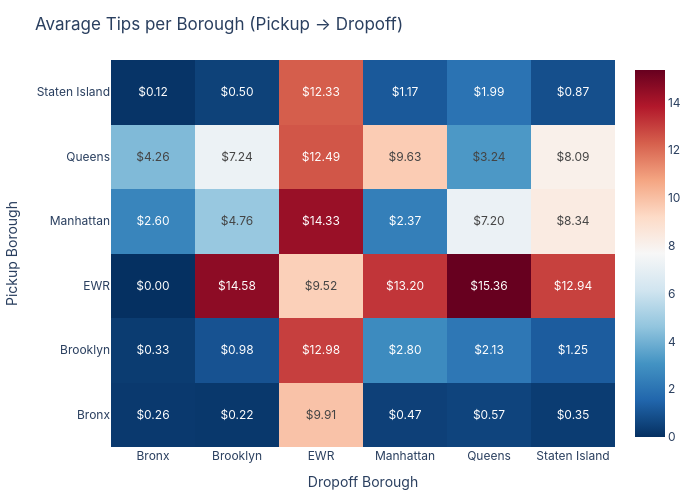

Notebook cell for this chart:
### Code cell
temp_01_heatmap_borough_tips_simple(df, None)

#temp_01_heatmap_borough_tips_simple(None, TABLES_DIR / "temp_01_heatmap_borough_tips_simple.csv")

### Figure 1 — Plotly figure (JSON) as saved in the notebook; plotly's stock layout.template omitted (floating-point values rounded to 4 significant figures)
{"data": [{"colorscale": [[0, "rgb(5,48,97)"], [0.1, "rgb(33,102,172)"], [0.2, "rgb(67,147,195)"], [0.3, "rgb(146,197,222)"], [0.4, "rgb(209,229,240)"], [0.5, "rgb(247,247,247)"], [0.6, "rgb(253,219,199)"], [0.7, "rgb(244,165,130)"], [0.8, "rgb(214,96,77)"], [0.9, "rgb(178,24,43)"], [1, "rgb(103,0,31)"]], "hovertemplate": "Pickup: %{y}<br>Dropoff: %{x}<br>Propina: $%{z:.2f}<extra></extra>", "text": [[0.26, 0.22, 9.91, 0.47, 0.57, 0.35], [0.33, 0.98, 12.98, 2.8, 2.13, 1.25], [0.0, 14.58, 9.52, 13.2, 15.36, 12.94], [2.6, 4.76, 14.33, 2.37, 7.2, 8.34], [4.26, 7.24, 12.49, 9.63, 3.24, 8.09], [0.12, 0.5, 12.33, 1.17, 1.99, 0.87]], "texttemplate": "$%{text:.2f}", "type": "heatmap", "x": ["Bronx", "Brooklyn", "EWR", "Manhattan", "Queens", "Staten Island"], "y": ["Bronx", "Brooklyn", "EWR", "Manhattan", "Queens", "Staten Island"], "z": [[0.262, 0.2173, 9.913, 0.467, 0.5668, 0.3527], [0.3324, 0.9805, 12.98, 2.801, 2.125, 1.252], [0.0, 14.58, 9.517, 13.2, 15.36, 12.94], [2.603, 4.756, 14.33, 2.375, 7.202, 8.336], [4.256, 7.235, 12.49, 9.627, 3.24, 8.089], [0.1158, 0.4992, 12.33, 1.173, 1.989, 0.8714]]}], "layout": {"font": {"family": "Inter, sans-serif", "size": 12}, "height": 500, "hovermode": "x unified", "margin": {"b": 50, "l": 60, "r": 30, "t": 60}, "title": {"text": "Avarage Tips per Borough (Pickup -> Dropoff)"}, "width": 700, "xaxis": {"title": {"text": "Dropoff Borough"}}, "yaxis": {"title": {"text": "Pickup Borough"}}}}
